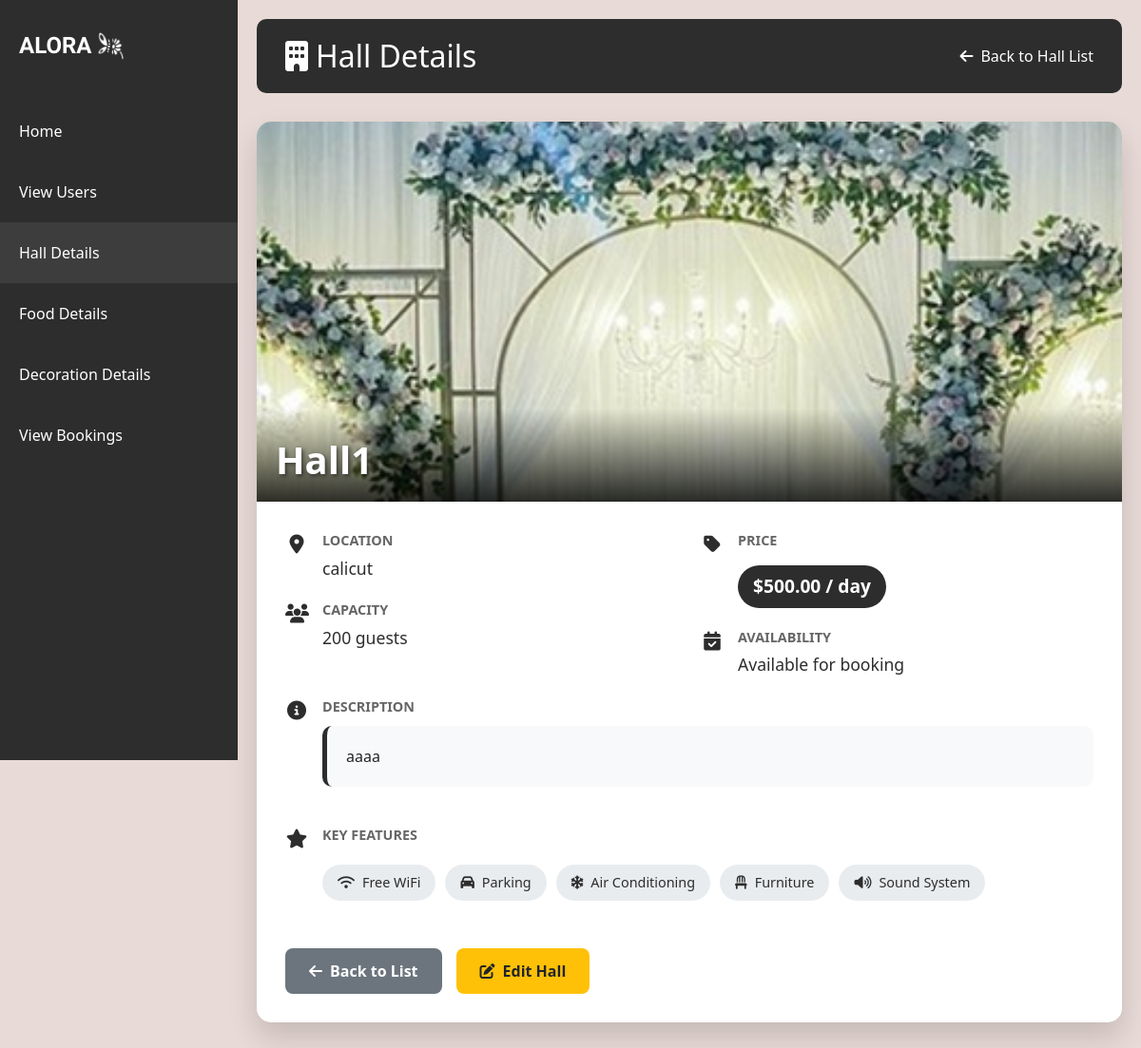
/hall/8/, run on an earlier commit of the app's database.
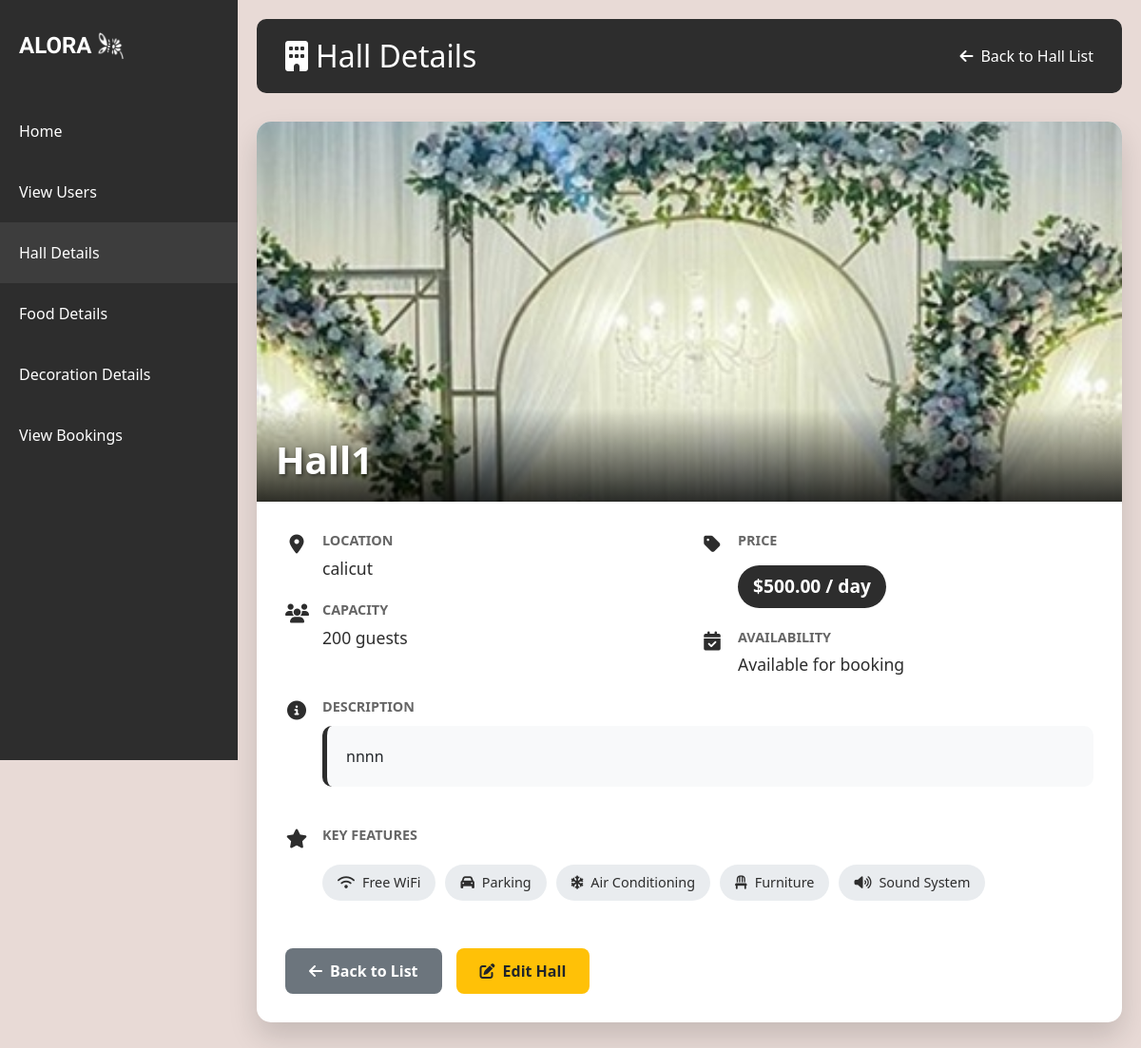
And on a later commit of the database.
### aloraapp/models.py (models this page shows)
class Halls(models.Model):
    hall_name=models.CharField(max_length=100)
    location=models.CharField(max_length=200)
    capacity=models.IntegerField()
    price_per_day=models.DecimalField(max_digits=10,decimal_places=2)
    photo_url=models.FileField()
    hall_description=models.TextField(null=True,blank=True)

### aloraapp/views.py (the view)
# urls.py: path('hall/<int:hall_id>/', views.hall_detail_view, name='hall_detail'),
def hall_detail_view(request, hall_id):
    hall = get_object_or_404(Halls, id=hall_id)
    return render(request, 'view_hall_detail.html', {'hall': hall})

### template/view_hall_detail.html (shortened to what the changed rows need)
<!DOCTYPE html>
<html lang="en">
<head>
    {% load static %}
    <link href="https://cdn.jsdelivr.net/npm/bootstrap@5.3.0/dist/css/bootstrap.min.css" rel="stylesheet">
    <link rel="stylesheet" href="https://cdnjs.cloudflare.com/ajax/libs/font-awesome/6.4.0/css/all.min.css">
</head>
<body>
    <div class="main-content">
        <div class="page-title">
            <h2 class="mb-0"><i class="fas fa-building me-2"></i>Hall Details</h2>
        </div>
        <div class="hall-card">
            <div class="hall-image-container">
                <img src="{{ hall.photo_url.url }}" class="hall-image" alt="{{ hall.hall_name }}">
                <div class="hall-name-overlay">
                    <h1>{{ hall.hall_name }}</h1>
                </div>
            </div>
            <div class="hall-details">
                <div class="row">
                    <div class="col-md-6">
                        <div class="detail-item">
                            <div class="detail-content">
                                <div class="detail-label">Location</div>
                                <div class="detail-value">{{ hall.location }}</div>
                            </div>
                        </div>
                        <div class="detail-item">
                            <div class="detail-content">
                                <div class="detail-label">Capacity</div>
                                <div class="detail-value">{{ hall.capacity }} guests</div>
                            </div>
                        </div>
                    </div>
                    <div class="col-md-6">
                        <div class="detail-item">
                            <div class="detail-content">
                                <div class="detail-value">
                                    <div class="price-tag">${{ hall.price_per_day }} / day</div>
                                </div>
                            </div>
                        </div>
                    </div>
                </div>
                <div class="detail-item">
                    <div class="detail-content">
                        <div class="detail-label">Description</div>
                        <div class="description-box">
                            {{ hall.hall_description }}
                        </div>
                    </div>
                </div>
            </div>
        </div>
    </div>
</body>
</html>

What changed in the data, as far as the page shows it:
changed Halls "Hall1": hall_description "aaaa" → "nnnn"
